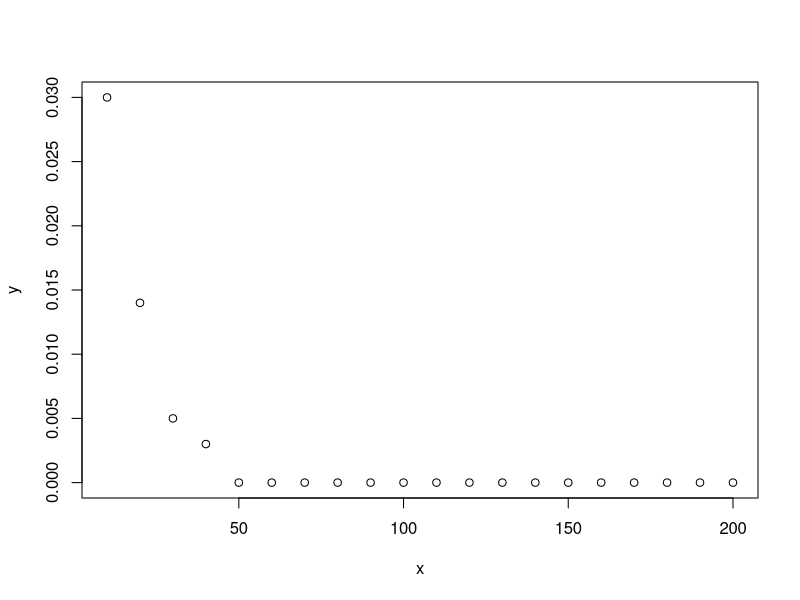

Recreate this plot in R.
############
# Partie 3 #
############

# q3.2

q3 <- function(n) {
  m = 1000
  p = 0.1789
  l = numeric(m)
  for (i in 1:m)
  {
    l[i] = sum(rgeom(n, p))
  }
  e = 10
  c = 0
  for (i in 1:m)
  {
    if ((abs(l[i] / n - 1 / p) >= e))
    {
      c = c + 1
    }
  }
  return (c/m)
}
x = seq(10, 200, 10)
y = x
for (i in seq(1, 20))
{
  y[i] = q3(i)
}
plot(x, y)
